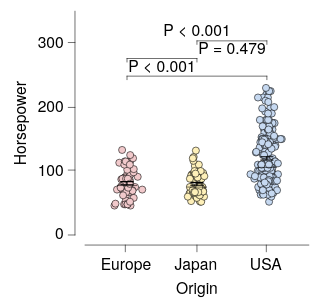

Specify this chart in Vega-Lite:
### Vega-Lite specification from a JSON file in a GitHub repository (floating-point values rounded to 4 significant figures; data arrays with more than 128 entries replaced by an {"elided": "..."} marker saying what was removed)
{"background": null, "config": {"arc": {"fill": "#DBDBDB", "fillOpacity": 1.0, "innerRadius": 25.0, "padAngle": 0.03, "stroke": "black", "strokeOpacity": 1, "strokeWidth": 0.25}, "area": {"fill": "#DBDBDB", "fillOpacity": 1.0, "stroke": "black", "strokeOpacity": 1, "strokeWidth": 0.25}, "axis": {"domain": true, "domainCap": "round", "domainColor": "black", "domainWidth": 0.25, "grid": false, "gridCap": "round", "gridColor": "#F1F1F1", "gridDash": [0, 0], "gridOpacity": 1.0, "gridWidth": 0.25, "labelColor": "black", "labelFont": "HelveticaNeue", "labelFontSize": 7, "labelFontStyle": "normal", "labelFontWeight": 400, "offset": 4.5, "ticks": true, "tickCap": "round", "tickColor": "black", "tickSize": 3, "tickWidth": 0.25, "titleColor": "black", "titleFont": "HelveticaNeue", "titleFontSize": 7, "titleFontStyle": "normal", "titleFontWeight": 400}, "axisX": {"domain": true, "labelAlign": "center", "labelAngle": 0, "labels": true, "ticks": true, "translate": 0}, "axisY": {"domain": true, "labelAlign": "right", "labelAngle": 0, "labels": true, "ticks": true, "translate": 0}, "axisRight": {"domain": true, "labelAlign": "left", "labelAngle": 0, "labels": true, "ticks": true, "translate": 0}, "axisTop": {"domain": true, "labelAlign": "center", "labelAngle": 0, "labels": true, "ticks": true, "translate": 0}, "bar": {"fill": "#DBDBDB", "fillOpacity": 1.0, "stroke": "black", "strokeOpacity": 1, "strokeWidth": 0.25}, "boxplot": {"size": 9.0, "ticks": {"cornerRadius": 0.25, "fill": "black", "size": 4.5, "thickness": 0.25}, "box": {"fillOpacity": 1.0, "stroke": "black", "strokeOpacity": 1, "strokeWidth": 0.25}, "median": {"fill": "black", "fillOpacity": 1.0, "size": 9.0, "thickness": 0.25}, "rule": {"fill": "black", "fillOpacity": 1.0, "size": 10.0, "stroke": "black", "strokeDash": [0, 0], "strokeOpacity": 1, "strokeWidth": 0.25}, "outliers": {"color": "black", "fill": "black", "fillOpacity": 1.0, "size": 0, "stroke": "black", "strokeOpacity": 1, "strokeWidth": 0.25}}, "circle": {"fill": "black", "fillOpacity": 1.0, "size": 0.5, "stroke": "black", "strokeOpacity": 1, "strokeWidth": 0.25}, "errorband": {"band": {"fillOpacity": 0.6, "stroke": null, "strokeWidth": 0.25, "strokeOpacity": 1}, "borders": {"opacity": 0, "strokeOpacity": 0.25, "strokeWidth": 1}}, "errorbar": {"opacity": 1, "rule": {"strokeDash": [0, 0], "strokeWidth": 0.5}, "ticks": {"color": "black", "cornerRadius": 0.25, "opacity": 1, "size": 6.0, "thickness": 0.5}, "thickness": 0.5}, "font": "HelveticaNeue", "geoshape": {"fill": "#DBDBDB", "fillOpacity": 1.0, "stroke": "black", "strokeOpacity": 1, "strokeWidth": 0.25}, "header": {"labelColor": "black", "labelFont": "HelveticaNeue", "labelFontSize": 7, "labelFontStyle": "normal", "labelFontWeight": 400, "titleColor": "black", "titleFont": "HelveticaNeue", "titleFontSize": 7, "titleFontStyle": "normal", "titleFontWeight": 400, "titlePadding": 0}, "legend": {"disable": false, "offset": 4.5, "gradientLength": 50.0, "gradientThickness": 5.0, "gradientOpacity": 1.0, "gradientStrokeColor": "black", "gradientStrokeWidth": 0.25, "labelColor": "black", "labelFont": "HelveticaNeue", "labelFontSize": 7, "labelFontStyle": "normal", "labelFontWeight": 400, "strokeColor": "black", "strokeWidth": 0, "symbolSize": 42, "symbolStrokeColor": "black", "symbolStrokeWidth": 0.25, "titleColor": "black", "titleFont": "HelveticaNeue", "titleFontSize": 7, "titleFontStyle": "normal", "titleFontWeight": 400}, "line": {"color": "black", "stroke": "black", "strokeCap": "round", "strokeDash": [0, 0], "strokeOpacity": 1, "strokeWidth": 0.375}, "point": {"filled": true, "fill": "#DBDBDB", "fillOpacity": 1.0, "size": 5.0, "stroke": "black", "strokeOpacity": 1, "strokeWidth": 0.25}, "range": {"category": ["#C6D9F1", "#F1C9CB", "#FEF0B9", "#CEE37A", "#7AA8E0", "#E589A3", "#FDDD5D", "#68B961", "#4177B1", "#C35082", "#E5C227", "#438156"], "diverging": {"scheme": ["#C35082", "#CE6D94", "#D989A7", "#E2A4BA", "#EABFCE", "#F1DBE2", "#F6F6F6", "#D7E0EB", "#B9CBE0", "#9BB6D5", "#7DA1C9", "#5F8CBD", "#4177B1"]}, "heatmap": {"scheme": ["#DFE9F7", "#C6D9F1", "#ADC8EC", "#94B8E6", "#7AA8E0", "#6097DA", "#4D87CA", "#4177B1", "#386898", "#2F597F", "#264A69", "#1D3A58"]}, "ordinal": {"scheme": ["#F1F1F1", "#DBDBDB", "#C6C6C6", "#B2B2B2", "#9D9D9D", "#898989", "#767676", "#636363", "#515151", "#404040", "#2F2F2F", "#1F1F1F"]}, "ramp": {"scheme": ["#DFE9F7", "#C6D9F1", "#ADC8EC", "#94B8E6", "#7AA8E0", "#6097DA", "#4D87CA", "#4177B1", "#386898", "#2F597F", "#264A69", "#1D3A58"]}}, "rule": {"color": "black", "stroke": "black", "strokeCap": "round", "strokeDash": [2, 2], "strokeOpacity": 1, "strokeWidth": 0.25}, "scale": {"bandPaddingInner": 0.1, "bandPaddingOuter": 0.1, "round": false}, "rect": {"fill": "#DBDBDB", "fillOpacity": 1.0, "stroke": "black", "strokeOpacity": 1, "strokeWidth": 0.25}, "square": {"fill": "#DBDBDB", "fillOpacity": 1.0, "size": 10.0, "stroke": "black", "strokeOpacity": 1, "strokeWidth": 0.25}, "text": {"color": "black", "font": "HelveticaNeue", "fontSize": 7, "fontStyle": "normal", "fontWeight": 400}, "title": {"anchor": "middle", "frame": "group", "color": "black", "font": "HelveticaNeue", "fontSize": 7, "fontStyle": "normal", "fontWeight": 400, "subtitleColor": "black", "subtitleFont": "HelveticaNeue", "subtitleFontSize": "HelveticaNeue", "subtitleFontStyle": "normal", "subtitleFontWeight": 400}, "view": {"continuousWidth": 100, "continuousHeight": 100, "discreteWidth": 100, "discreteHeight": 100, "fill": null, "stroke": null, "strokeWidth": 0.25}}, "layer": [{"data": {"name": "data-53eecb024a78fdc2be808dcfdc3af7a2"}, "mark": {"type": "circle", "opacity": 1.0, "size": 10.0}, "encoding": {"color": {"field": "Origin", "legend": null, "sort": ["USA", "Europe", "Japan"], "title": null, "type": "nominal"}, "x": {"axis": {}, "field": "Origin", "sort": ["USA", "Europe", "Japan"], "title": "Origin", "type": "nominal"}, "xOffset": {"field": "jitter_x", "scale": {"domain": [-7.33, 7.33], "range": [5.17, 19.83]}, "type": "quantitative"}, "y": {"field": "Horsepower", "title": "Horsepower", "type": "quantitative"}}}, {"data": {"name": "data-372cfc645c2daa347e87707984fc42d4"}, "mark": {"type": "errorbar"}, "encoding": {"x": {"axis": {}, "field": "Origin", "sort": ["USA", "Europe", "Japan"], "title": "Origin", "type": "nominal"}, "y": {"field": "__mean", "title": "Horsepower", "type": "quantitative"}, "yError": {"field": "__error"}}}, {"data": {"name": "data-53eecb024a78fdc2be808dcfdc3af7a2"}, "mark": {"type": "boxplot", "box": {"fillOpacity": 0, "strokeOpacity": 0}, "outliers": {"opacity": 0}, "rule": {"strokeOpacity": 0}, "ticks": false}, "encoding": {"x": {"axis": {}, "field": "Origin", "sort": ["USA", "Europe", "Japan"], "title": "Origin", "type": "nominal"}, "y": {"field": "Horsepower", "title": "Horsepower", "type": "quantitative"}}}, {"layer": [{"layer": [{"data": {"values": [{"x": "USA", "x2": "Europe", "y": 248.4, "__dysonsphere__": 1}]}, "mark": {"type": "rule", "strokeCap": "round", "strokeDash": [0, 0], "strokeWidth": 0.25}, "encoding": {"x": {"field": "x", "type": "nominal"}, "x2": {"field": "x2"}, "y": {"field": "y", "type": "quantitative"}}}, {"data": {"values": [{"x": "USA", "y": 248.4, "y2": 242.9, "__dysonsphere__": 1}]}, "mark": {"type": "rule", "strokeCap": "round", "strokeDash": [0, 0], "strokeWidth": 0.25}, "encoding": {"x": {"field": "x", "type": "nominal"}, "y": {"field": "y", "type": "quantitative"}, "y2": {"field": "y2"}}}, {"data": {"values": [{"x": "Europe", "y": 248.4, "y2": 242.9, "__dysonsphere__": 1}]}, "mark": {"type": "rule", "strokeCap": "round", "strokeDash": [0, 0], "strokeWidth": 0.25}, "encoding": {"x": {"field": "x", "type": "nominal"}, "y": {"field": "y", "type": "quantitative"}, "y2": {"field": "y2"}}}, {"data": {"values": [{"y": 248.4, "label": "P < 0.001", "__dysonsphere__": 1}]}, "mark": {"type": "text", "align": "center", "dy": -4, "fontSize": 7}, "encoding": {"text": {"field": "label", "type": "nominal"}, "x": {"value": 34.38}, "y": {"field": "y", "type": "quantitative"}}}]}, {"layer": [{"data": {"values": [{"x": "Europe", "x2": "Japan", "y": 276.0, "__dysonsphere__": 1}]}, "mark": {"type": "rule", "strokeCap": "round", "strokeDash": [0, 0], "strokeWidth": 0.25}, "encoding": {"x": {"field": "x", "type": "nominal"}, "x2": {"field": "x2"}, "y": {"field": "y", "type": "quantitative"}}}, {"data": {"values": [{"x": "Europe", "y": 276.0, "y2": 270.5, "__dysonsphere__": 1}]}, "mark": {"type": "rule", "strokeCap": "round", "strokeDash": [0, 0], "strokeWidth": 0.25}, "encoding": {"x": {"field": "x", "type": "nominal"}, "y": {"field": "y", "type": "quantitative"}, "y2": {"field": "y2"}}}, {"data": {"values": [{"x": "Japan", "y": 276.0, "y2": 270.5, "__dysonsphere__": 1}]}, "mark": {"type": "rule", "strokeCap": "round", "strokeDash": [0, 0], "strokeWidth": 0.25}, "encoding": {"x": {"field": "x", "type": "nominal"}, "y": {"field": "y", "type": "quantitative"}, "y2": {"field": "y2"}}}, {"data": {"values": [{"y": 276.0, "label": "P = 0.479", "__dysonsphere__": 1}]}, "mark": {"type": "text", "align": "center", "dy": -4, "fontSize": 7}, "encoding": {"text": {"field": "label", "type": "nominal"}, "x": {"value": 65.62}, "y": {"field": "y", "type": "quantitative"}}}]}, {"layer": [{"data": {"values": [{"x": "USA", "x2": "Japan", "y": 303.6, "__dysonsphere__": 1}]}, "mark": {"type": "rule", "strokeCap": "round", "strokeDash": [0, 0], "strokeWidth": 0.25}, "encoding": {"x": {"field": "x", "type": "nominal"}, "x2": {"field": "x2"}, "y": {"field": "y", "type": "quantitative"}}}, {"data": {"values": [{"x": "USA", "y": 303.6, "y2": 298.1, "__dysonsphere__": 1}]}, "mark": {"type": "rule", "strokeCap": "round", "strokeDash": [0, 0], "strokeWidth": 0.25}, "encoding": {"x": {"field": "x", "type": "nominal"}, "y": {"field": "y", "type": "quantitative"}, "y2": {"field": "y2"}}}, {"data": {"values": [{"x": "Japan", "y": 303.6, "y2": 298.1, "__dysonsphere__": 1}]}, "mark": {"type": "rule", "strokeCap": "round", "strokeDash": [0, 0], "strokeWidth": 0.25}, "encoding": {"x": {"field": "x", "type": "nominal"}, "y": {"field": "y", "type": "quantitative"}, "y2": {"field": "y2"}}}, {"data": {"values": [{"y": 303.6, "label": "P < 0.001", "__dysonsphere__": 1}]}, "mark": {"type": "text", "align": "center", "dy": -4, "fontSize": 7}, "encoding": {"text": {"field": "label", "type": "nominal"}, "x": {"value": 50.0}, "y": {"field": "y", "type": "quantitative"}}}]}], "name": "__dysonsphere_ad261f2ac3d33226_9"}], "$schema": "https://vega.github.io/schema/vega-lite/v6.4.1.json", "datasets": {"data-53eecb024a78fdc2be808dcfdc3af7a2": {"elided": "400 records"}, "data-372cfc645c2daa347e87707984fc42d4": [{"Origin": "Japan", "__mean": 79.84, "__error": 2.005, "__dysonsphere__": 1}, {"Origin": "USA", "__mean": 119.9, "__error": 2.529, "__dysonsphere__": 1}, {"Origin": "Europe", "__mean": 81.0, "__error": 2.47, "__dysonsphere__": 1}]}}
